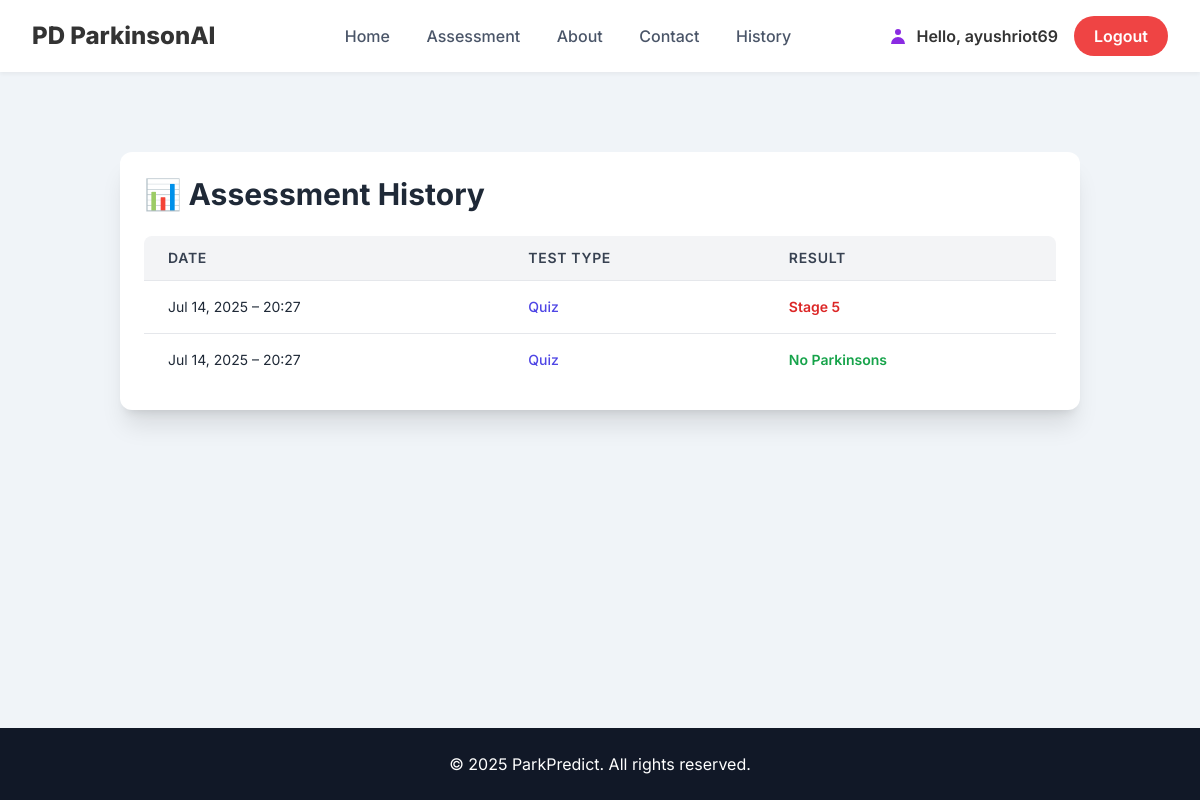
The app's page /history/ (signed in) with its own data.
### detection_app/models.py (models this page shows, shortened)
class AssessmentResult(models.Model):
    user = models.ForeignKey(User, on_delete=models.CASCADE)
    q1 = models.IntegerField()
    q2 = models.IntegerField()
    q3 = models.IntegerField()
    q4 = models.IntegerField()
    q5 = models.IntegerField()
    q6 = models.IntegerField()
    q7 = models.IntegerField()
    q8 = models.IntegerField()
    q9 = models.IntegerField()
    q10 = models.IntegerField()
    q11 = models.IntegerField()
    q12 = models.IntegerField()
    q13 = models.IntegerField()
    q14 = models.IntegerField()
    q15 = models.IntegerField()
    q16 = models.IntegerField()
    q17 = models.IntegerField()
    q18 = models.IntegerField()
    q19 = models.IntegerField()
    q20 = models.IntegerField()
    predicted_stage = models.CharField(max_length=50)
    main_message = models.TextField()
    stage_description = models.TextField()
    doctor_type = models.CharField(max_length=100)
    consolation_message = models.TextField()
    created_at = models.DateTimeField(auto_now_add=True)
    from django.db import models

### detection_app/views.py (the view)
# urls.py: path('history/', views.history_view, name='history'),
@login_required
def history_view(request):
    result_history = AssessmentResult.objects.filter(user=request.user)
    manual_history = AssessmentHistory.objects.filter(user=request.user)
    combined = sorted(chain(result_history, manual_history), key=attrgetter('created_at'), reverse=True)
    return render(request, 'detection_app/assessment_history.html', {'histories': combined})

### detection_app/templates/detection_app/assessment_history.html
{% extends 'detection_app/base.html' %}
{% block content %}
<div class="max-w-5xl mx-auto mt-12 px-4 sm:px-6 lg:px-8">
  <div class="bg-white shadow-xl rounded-xl p-6">
    <h2 class="text-3xl font-bold text-gray-800 mb-6">📊 Assessment History</h2>
    <div class="overflow-x-auto rounded-lg">
      <table class="min-w-full divide-y divide-gray-200">
        <thead class="bg-gray-100">
          <tr>
            <th class="px-6 py-3 text-left text-sm font-semibold text-gray-700 uppercase tracking-wider">Date</th>
            <th class="px-6 py-3 text-left text-sm font-semibold text-gray-700 uppercase tracking-wider">Test Type</th>
            <th class="px-6 py-3 text-left text-sm font-semibold text-gray-700 uppercase tracking-wider">Result</th>
          </tr>
        </thead>
        <tbody class="bg-white divide-y divide-gray-200">
          {% for history in histories %}
          <tr class="hover:bg-gray-50 transition">
            <td class="px-6 py-4 whitespace-nowrap text-sm text-gray-800">
              {{ history.created_at|date:"M d, Y – H:i" }}
            </td>
            <td class="px-6 py-4 whitespace-nowrap text-sm text-indigo-600 font-medium">
              Quiz
            </td>
            <td class="px-6 py-4 whitespace-nowrap text-sm font-semibold
                {% if history.predicted_stage == 'Healthy' or 'No Parkinson' in history.predicted_stage %}
                  text-green-600
                {% elif 'Stage 1' in history.predicted_stage %}
                  text-yellow-500
                {% else %}
                  text-red-600
                {% endif %}">
              {{ history.predicted_stage }}
            </td>
          </tr>
          {% empty %}
          <tr>
            <td colspan="3" class="px-6 py-4 text-center text-sm text-gray-500">No assessments yet.</td>
          </tr>
          {% endfor %}
        </tbody>
      </table>
    </div>
  </div>
</div>
{% endblock %}

### detection_app/templates/detection_app/base.html (shortened to what this page needs)
{% load static %}
<!DOCTYPE html>
<html lang="en">
<head>
    <script src="https://cdn.tailwindcss.com"></script>
</head>
<body class="antialiased">
    <header class="navbar">
        <div class="navbar-brand">PD ParkinsonAI</div>
        <nav class="navbar-links">
            <a href="{% url 'home' %}" class="font-bold text-purple-700">Home</a>
            <a href="{% url 'spiral_detection' %}">Assessment</a>
            <a href="#">About</a>
            <a href="#">Contact</a>
            <a href="{% url 'assessment_history' %}">History</a>
        </nav>
        <div class="navbar-auth">
            {% if user.is_authenticated %}
                <div class="user-info">
                    <svg xmlns="http://www.w3.org/2000/svg" class="h-5 w-5 user-icon" viewBox="0 0 20 20" fill="currentColor">
                        <path fill-rule="evenodd" d="M10 9a3 3 0 100-6 3 3 0 000 6zm-7 9a7 7 0 1114 0H3z" clip-rule="evenodd" />
                    </svg>
                    <span>Hello, {{ user.username }}</span>
                </div>
                <a href="{% url 'logout' %}" class="logout-btn">Logout</a>
            {% endif %}
        </div>
    </header>
    <main class="flex-grow px-6 py-8">
        {% block content %}{% endblock %}
    </main>
    <footer class="bg-gray-900 text-white py-6 text-center">
        &copy; 2025 ParkPredict. All rights reserved.
    </footer>
</body>
</html>

### detection_app/templates/detection_app/base.html (style rules this page uses)
body { font-family: 'Inter', sans-serif; background-color: #f0f4f8; color: #333; min-height: 100vh; display: flex; flex-direction: column; overflow-x: hidden; }
.navbar { display: flex; justify-content: space-between; align-items: center; padding: 1rem 2rem; background-color: #ffffff; box-shadow: 0 2px 4px rgba(0, 0, 0, 0.05); }
.navbar-brand { font-size: 1.5rem; font-weight: 800; color: #333; }
.navbar-links a { color: #4a5568; font-weight: 500; margin-left: 2rem; transition: color 0.3s ease; }
.navbar-auth { display: flex; align-items: center; gap: 1rem; }
.user-info { display: flex; align-items: center; gap: 0.5rem; font-weight: 600; color: #333; }
.user-icon { font-size: 1.25rem; color: #8a2be2; }
.logout-btn { background-color: #ef4444; color: white; padding: 0.5rem 1.25rem; border-radius: 9999px; font-weight: 600; transition: background-color 0.3s ease; }

### records on screen
AssessmentResult: created_at "Jul 14, 2025 – 20:27", predicted_stage "Stage 5"
AssessmentResult: created_at "Jul 14, 2025 – 20:27", predicted_stage "No Parkinsons"

### other values on screen
{{ user.username }} "ayushriot69"
